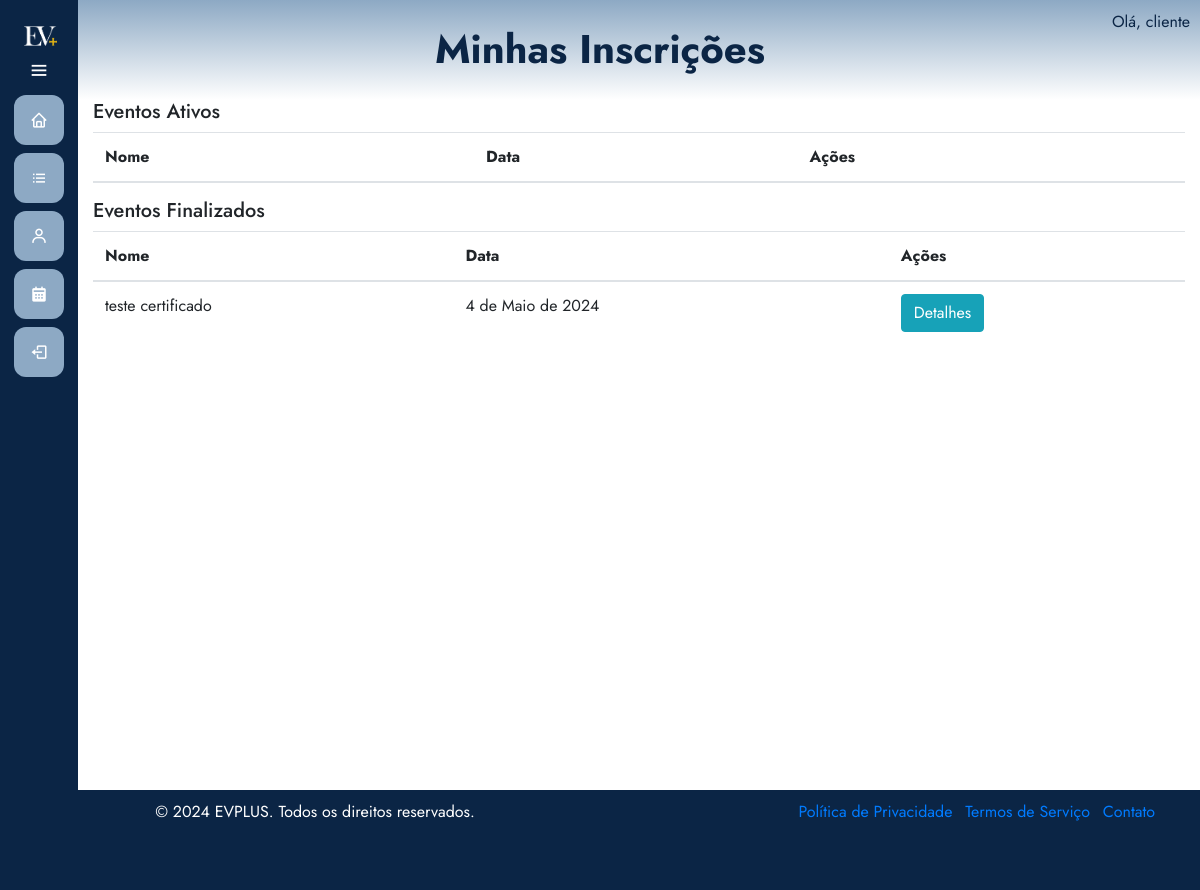
The page /eventos/minhasinscricoes/ (signed in) on the database as committed earlier.
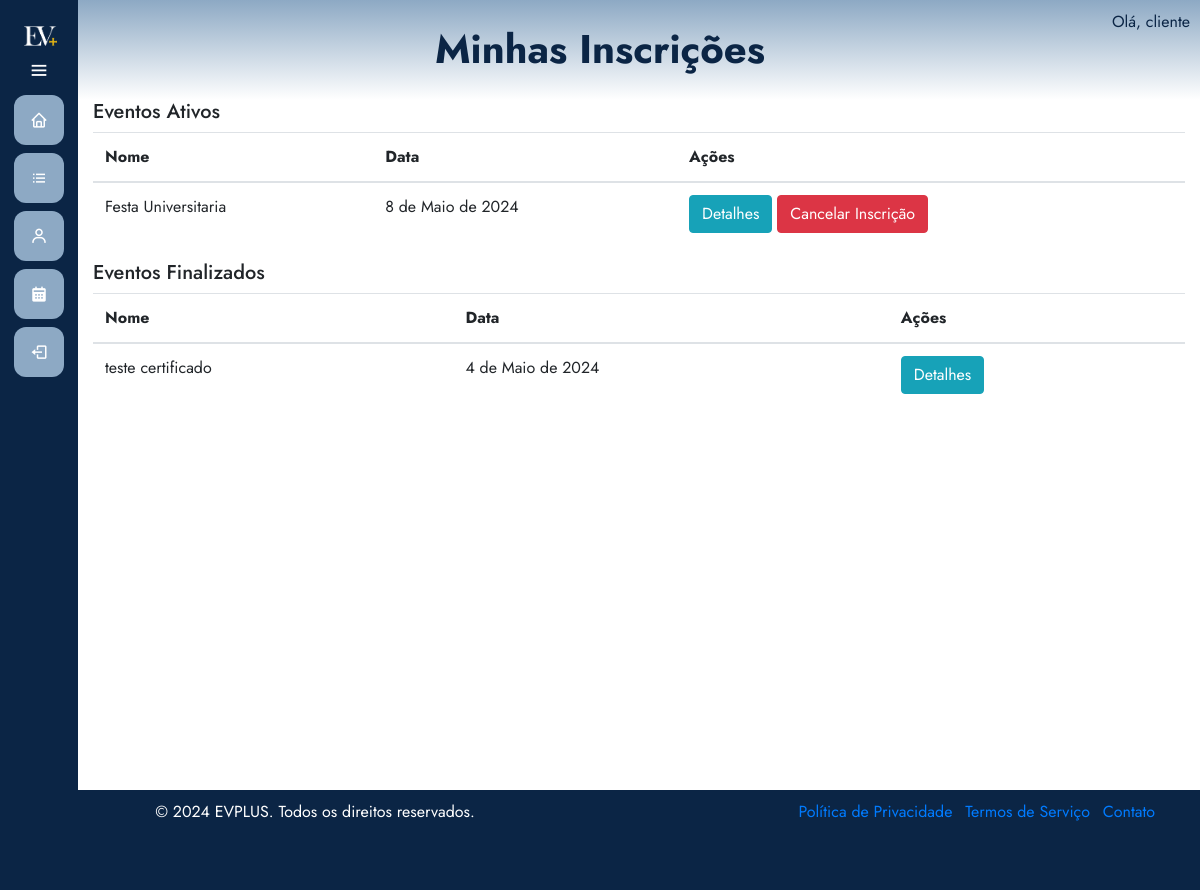
The same page on the database as committed later.
### eventos/models.py (models this page shows, shortened)
class Evento(models.Model):
    user = models.ForeignKey(User, on_delete=models.CASCADE)
    clients = models.ManyToManyField(User, through='Inscricao', related_name='eventos')
    name = models.CharField(max_length=100)
    description = models.TextField()
    local = models.CharField(max_length=100)
    date = models.DateField()
    time = models.TimeField()
    category = models.CharField(max_length=100)
    banner = models.ImageField(null=True, blank=True, upload_to='banners/')
    limite_inscricoes = models.PositiveIntegerField(null=True, blank=True, verbose_name="Limite de Inscrições")
    finalizado = models.BooleanField(default=False)
    certificados = models.ManyToManyField(User, through='Certificado', related_name='eventos_certificados')

### eventos/views.py (the view)
# urls.py: path('minhasinscricoes/', views.listarEventosInscritos, name='minhasinscricoes'),
@login_required
def listarEventosInscritos(request):
    exibir_sidebar = True
    eventos = Evento.objects.filter(clients=request.user, finalizado=False)
    finalizarEvento = Evento.objects.filter(clients=request.user, finalizado=True)
    eventos_e_certificados = {}
    for evento in finalizarEvento:
        certificados = Certificado.objects.filter(evento=evento, participante=request.user)
        eventos_e_certificados[evento] = certificados
    return render(request, 'minhasInscricoes.html', {'eventos': eventos, 'finalizarEvento': finalizarEvento, 'eventos_e_certificados': eventos_e_certificados, 'exibir_sidebar': exibir_sidebar})

### eventos/templates/minhasInscricoes.html (shortened to what this page needs)
{% extends 'base.html' %}
{% load static %}
{% block 'head' %}
    <link rel="stylesheet" href="{% static 'eventos/css/meuseventos.css' %}">
    <link rel="stylesheet" href="https://maxcdn.bootstrapcdn.com/bootstrap/4.5.2/css/bootstrap.min.css">
{% endblock %}
{% block 'dashboard' %}
    <div class="container">
        <div class="row">
            <div class="col-md-12">
                <h5>Eventos Ativos</h5>
                <table class="table">
                    <thead>
                        <tr>
                            <th>Nome</th>
                            <th>Data</th>
                            <th>Ações</th>
                        </tr>
                    </thead>
                    <tbody>
                        {% for evento in eventos %}
                            <tr>
                                <td>{{ evento.name }}</td>
                                <td>{{ evento.date }}</td>
                                <td>
                                    <a href="{% url 'eventos:detalhes_evento' evento.id %}" class="btn btn-info">Detalhes</a>
                                    {% if perms.eventos.view_evento %}
                                        {% if request.user not in evento.clients.all %}
                                            <a href="{% url 'eventos:inscricao_evento' evento.id %}" class="btn btn-success">Inscrever-se</a>
                                        {% else %}
                                            <a href="#" onclick="confirmarCancelar('{{ evento.id }}')" class="btn btn-danger">Cancelar Inscrição</a>
                                        {% endif %}
                                    {% endif %}
                                </td>
                            </tr>
                        {% endfor %}
                    </tbody>
                </table>
                <h5>Eventos Finalizados</h5>
                <table class="table">
                    <thead>
                        <tr>
                            <th>Nome</th>
                            <th>Data</th>
                            <th>Ações</th>
                        </tr>
                    </thead>
                    <tbody>
                        {% for evento, certificados in eventos_e_certificados.items %}
                        <tr>
                            <td>{{ evento.name }}</td>
                            <td>{{ evento.date }}</td>
                            <td>
                                <a href="{% url 'eventos:detalhes_evento' evento.id %}" class="btn btn-info">Detalhes</a>
                            </td>
                        </tr>
                    {% endfor %}
                    </tbody>
                </table>
            </div>
        </div>
    </div>
{% endblock %}

Rows that differ between the two databases and show on the page:
added Evento: name "Festa Universitaria", date "8 de Maio de 2024", shown under "Eventos Ativos"
